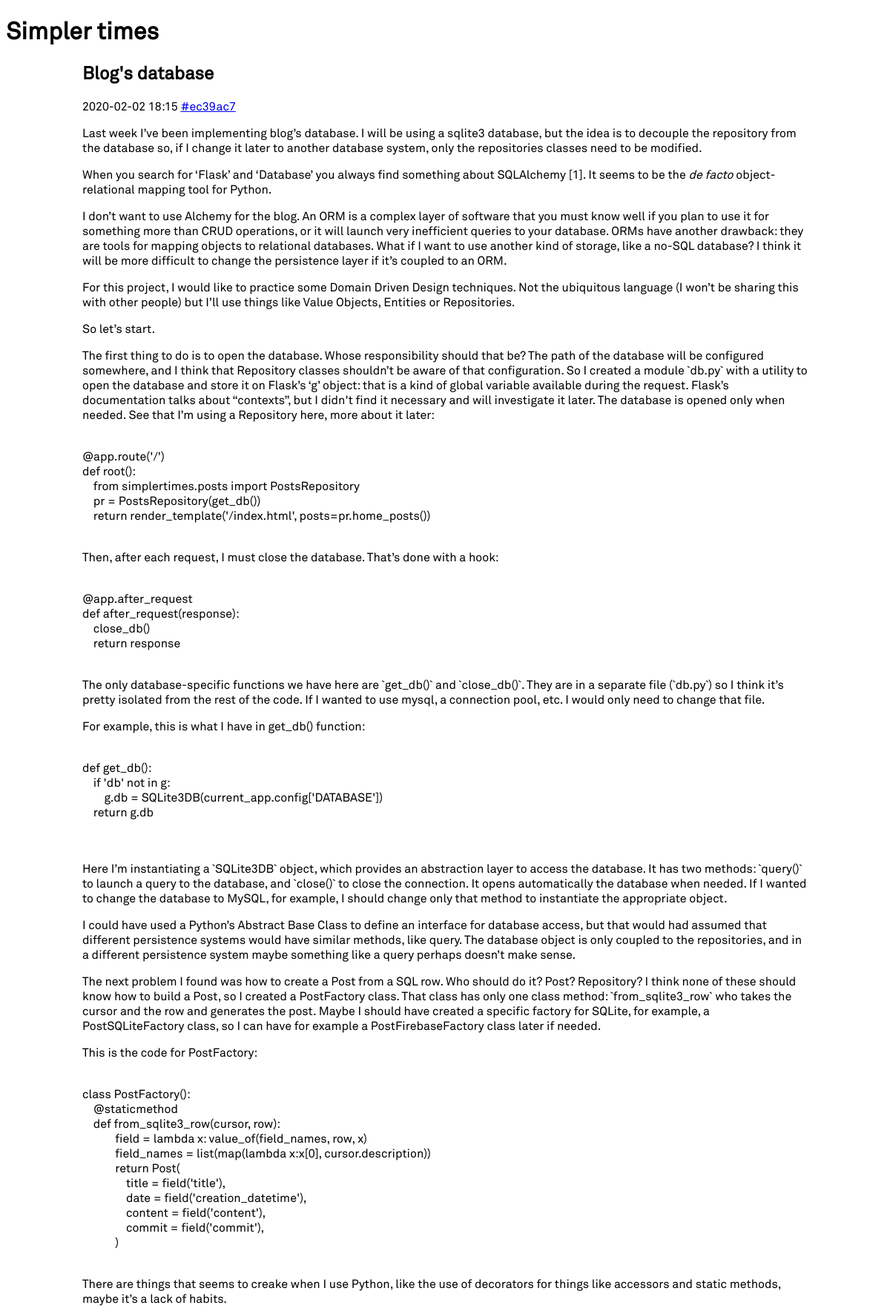
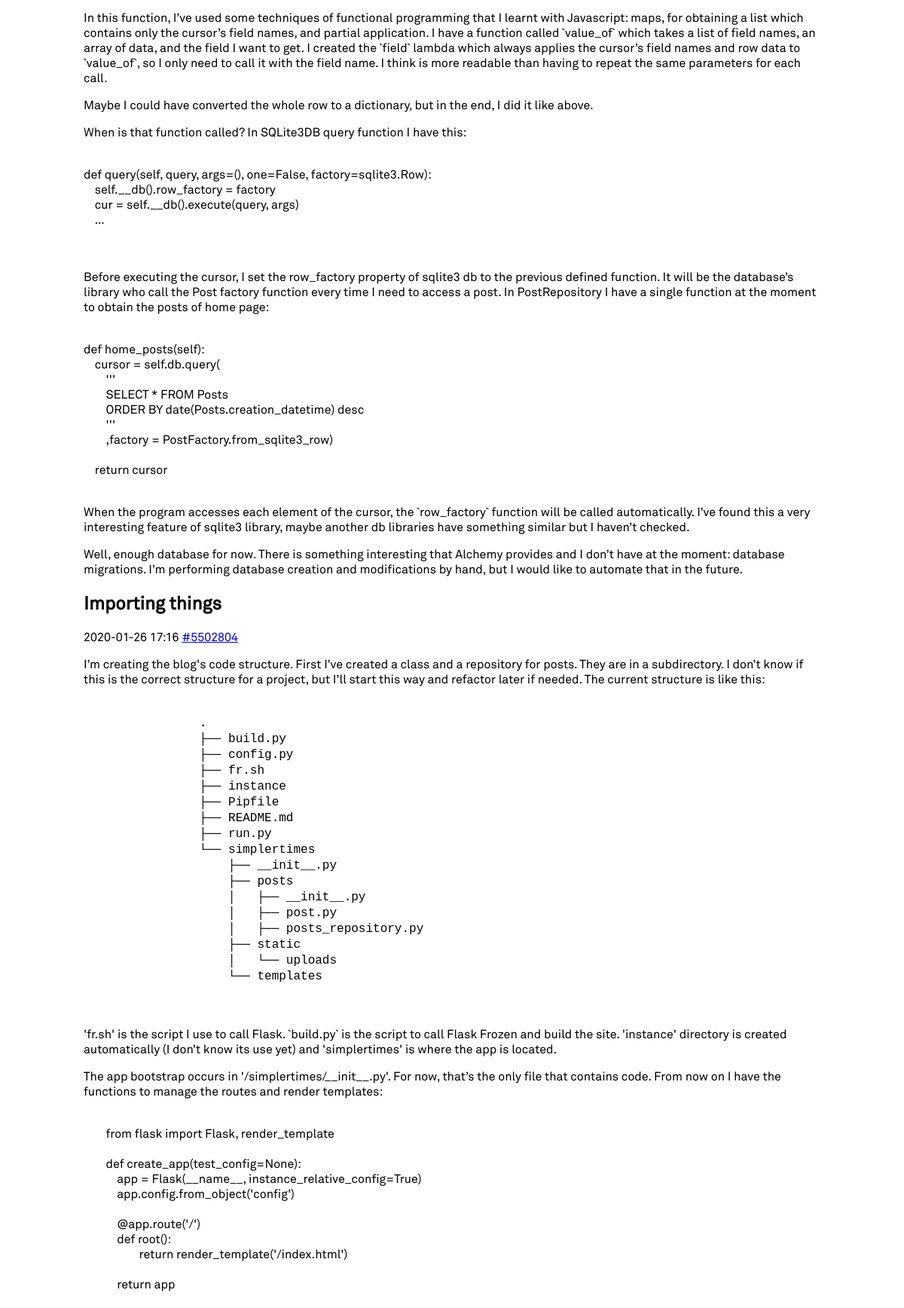
The page / (upper part) on the database its author committed (2 pictures, top to bottom).
### tables this page shows
CREATE TABLE "Posts" (
	`title`	TEXT NOT NULL,
	`creation_datetime`	TEXT NOT NULL,
	`content`	TEXT,
	`commit`	INTEGER
);

### simplertimes/__init__.py (the view)
    @app.route('/')
    def root():
        from simplertimes.posts import PostsRepository
        pr = PostsRepository(get_db())
        return render_template('/index.html', posts=pr.home_posts())

### simplertimes/__init__.py (called while the page is built)
def create_app(test_config=None):
    app = Flask(__name__, instance_relative_config=True)
    app.config.from_object('config')
    @app.after_request
    def after_request(response):
        close_db()
        return response
    @app.route('/admin/<_>')
    def admin(_=None):
        return 'pass'
    @app.route('/')
    def root():
        from simplertimes.posts import PostsRepository
        pr = PostsRepository(get_db())
        return render_template('/index.html', posts=pr.home_posts())
    return app

### simplertimes/db.py (called while the page is built)
def get_db():
    if 'db' not in g:
        g.db = SQLite3DB(current_app.config['DATABASE'])
    return g.db

### simplertimes/posts/post_factory.py (called while the page is built)
def value_of(field_names, row, field):
    try:
        return row[field_names.index(field)]
    except ValueError:
        return None

    @staticmethod
    def from_sqlite3_row(cursor, row):
        field = lambda x: value_of(field_names, row, x)
        field_names = list(map(lambda x:x[0], cursor.description))
        return Post(
            title = field('title'),
            date = field('creation_datetime'),
            content = field('content'),
            commit = field('commit'),
        )

### simplertimes/posts/posts_repository.py (called while the page is built)
    def home_posts(self):
        cursor = self.db.query(
            '''
            SELECT * FROM Posts
            ORDER BY date(Posts.creation_datetime) desc
            '''
            ,factory = PostFactory.from_sqlite3_row)
        return cursor

### simplertimes/sqlite3db.py (called while the page is built)
    def __db(self):
        if not self.__db_conn:
            self.__db_conn = sqlite3.connect(
                self.__db_path,
                detect_types=sqlite3.PARSE_DECLTYPES
            )
            self.__db_conn.row_factory = sqlite3.Row
        return self.__db_conn

    def close(self):
        if self.__db_conn is not None:
            self.__db_conn.close()

    def query(self, query, args=(), one=False, factory=sqlite3.Row):
        self.__db().row_factory = factory
        cur = self.__db().execute(query, args)
        if one:
            rv = c.fetchone()
            row = rv[0] if rv else None
        else:
            rv = cur.fetchall()
        cur.close()
        return row if one else rv

### simplertimes/templates/index.html
{% extends "base.html" %}
{% block content %}
<main>
{% for post in posts %}
    {% include "post.html" %}
{% endfor %}
</main>
{% endblock %}

### simplertimes/templates/base.html (shortened to what this page needs)
<!DOCTYPE html>
<html lang="en">
<head>
    <link rel="stylesheet" href="{{ url_for('static', filename='style.css') }}">
    <link rel="stylesheet"
      href="//cdn.jsdelivr.net/gh/highlightjs/cdn-release@9.17.1/build/styles/default.min.css">
</head>
<body>
<header><h1>Simpler times</h1></header>
{% block content %}
{% endblock %}
</body>

### simplertimes/templates/post.html
{% from '_helpers.html' import commit_url %}
<article>
    <h1>{{ post.title }}</h1>
    <p class="post_datetime">
        {{ post.date }}
        {{ commit_url(post.commit) }}
    </p>
    {{ post.content | safe }}
</article>

### simplertimes/templates/_helpers.html
{% macro commit_url(commit) %}
    {% if commit %}
        <a href='{{ config.REPOSITORY }}/tree/{{ commit }}'>#{{ commit }}</a>
    {% endif %}
{% endmacro %}

### simplertimes/static/style.css (style rules this page uses)
* { font-family: 'Akkurat', Arial, sans-serif; }
main { max-width: 978px; margin: 0 auto; }

### rows shown on the page
Posts: title "Blog's database", date "2020-02-02 18:15", commit "ec39ac7", content "Last week I’ve been implementing blog’s database. I will be using a sqlite3 database, but the idea is to decouple the repository from the database so, if I change it later to another database system, only the repositories classes need to be modified. When you search for ‘Flask’ and ‘Database’ you always find something about SQLAlchemy [1]. It seems to be the de facto object-relational mapping tool for Python. I don’t want to use Alchemy for the blog. An ORM is a complex layer of software that you must know well if you plan to use it for something more than CRUD operations, or it will launch very inefficient queries to your database. ORMs have another drawback: they are tools for mapping…"
Posts: title "Importing things", date "2020-01-26 17:16", commit "5502804", content "I’m creating the blog's code structure. First I’ve created a class and a repository for posts. They are in a subdirectory. I don’t know if this is the correct structure for a project, but I’ll start this way and refactor later if needed. The current structure is like this: . ├── build.py ├── config.py ├── fr.sh ├── instance ├── Pipfile ├── README.md ├── run.py └── simplertimes ├── __init__.py ├── posts │ ├── __init__.py │ ├── post.py │ ├── posts_repository.py ├── static │ └── uploads └── templates 'fr.sh' is the script I use to call Flask. `build.py` is the script to call Flask Frozen and build the site. 'instance' directory is created automatically (I don’t know its use yet) and…"
